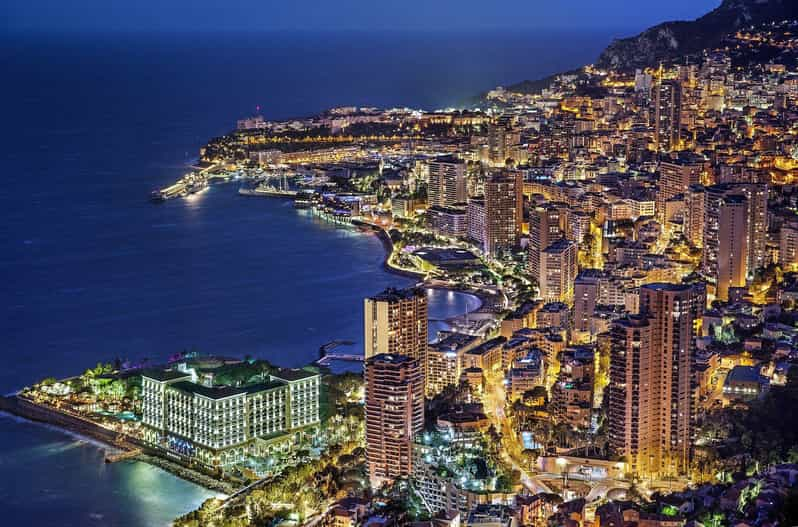
#> input picture slicing/monaco.jpg, 798 x 527 px
$ python zad3.py
#> lines starting #> are read from the running program, lines starting #| are printed output that depends on the picture
import cv2 as cv

image = cv.imread('monaco.jpg')
#> image is the input picture: shape (527, 798, 3); mean B, G, R 91.1, 75, 76
cv.imshow("Image", image)

(h, w) = image.shape[:2]
#> h = 527; w = 798
(cX, cY) = (w // 2, h // 2)
#> cX = 399; cY = 263

roiRight = image[0:h, cX:w]
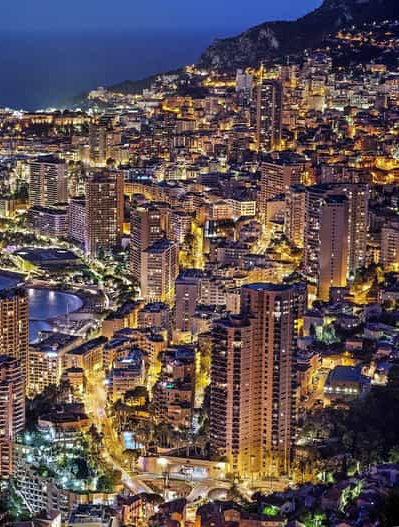
#> roiRight: shape (527, 399, 3); mean B, G, R 83, 81.5, 96.1
cv.imshow("Right half", roiRight)

cv.waitKey(0)
cv.destroyAllWindows()
